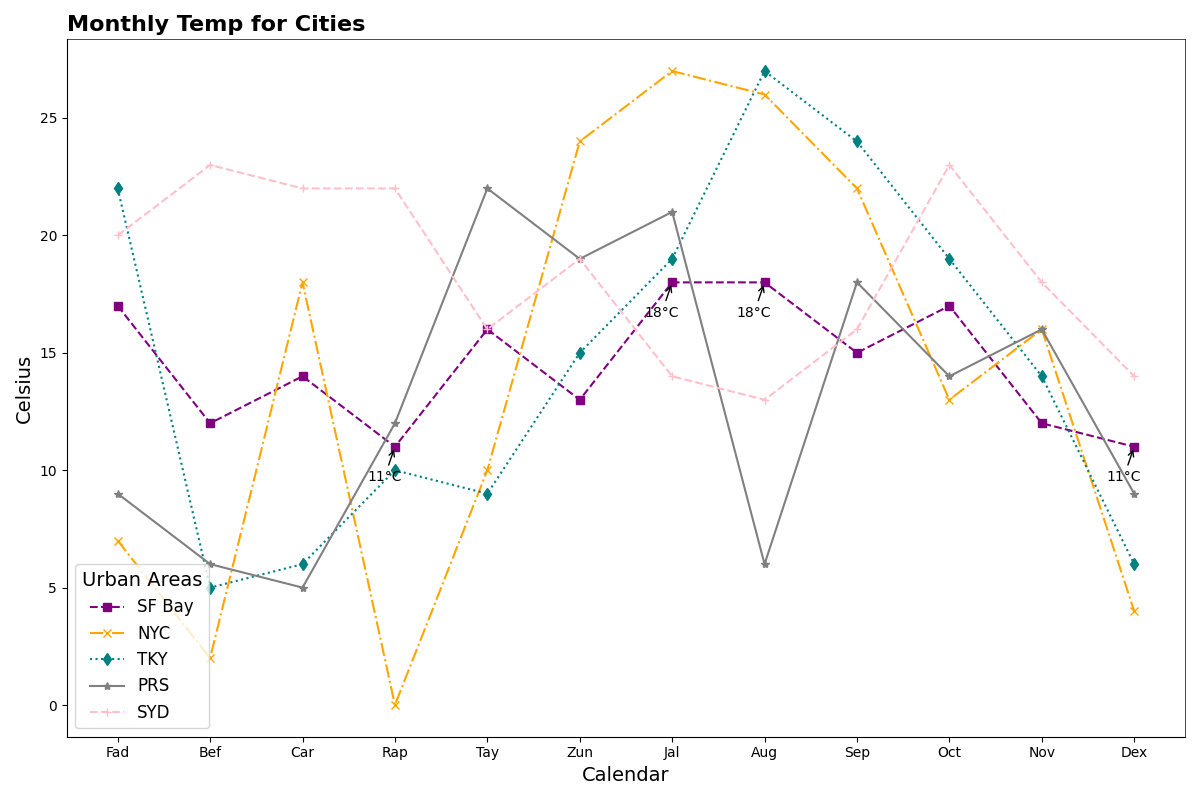

This figure's Python source:
import matplotlib.pyplot as plt
import numpy as np

months = np.array([
    'Fad', 'Bef', 'Car', 'Rap', 'Tay', 'Zun', 
    'Jal', 'Aug', 'Sep', 'Oct', 'Nov', 'Dex'
])

san_francisco_temps = np.array([17, 12, 14, 11, 16, 13, 18, 18, 15, 17, 12, 11])
new_york_temps = np.array([7, 2, 18, 0, 10, 24, 27, 26, 22, 13, 16, 4])
tokyo_temps = np.array([22, 5, 6, 10, 9, 15, 19, 27, 24, 19, 14, 6])
paris_temps = np.array([9, 6, 5, 12, 22, 19, 21, 6, 18, 14, 16, 9])
sydney_temps = np.array([20, 23, 22, 22, 16, 19, 14, 13, 16, 23, 18, 14])

fig, ax = plt.subplots(figsize=(12, 8))

ax.plot(months, san_francisco_temps, label='SF Bay', color='purple', marker='s', linestyle='--')
ax.plot(months, new_york_temps, label='NYC', color='orange', marker='x', linestyle='-.')
ax.plot(months, tokyo_temps, label='TKY', color='teal', marker='d', linestyle=':')
ax.plot(months, paris_temps, label='PRS', color='grey', marker='*', linestyle='-')
ax.plot(months, sydney_temps, label='SYD', color='pink', marker='+', linestyle='--')

ax.set_title('Monthly Temp for Cities', fontsize=16, fontweight='bold', loc='left')
ax.set_xlabel('Calendar', fontsize=14)
ax.set_ylabel('Celsius', fontsize=14)

ax.legend(title='Urban Areas', fontsize=12, title_fontsize=14, loc='lower left')
ax.grid(False)

# Keeping the same annotations as originally specified, no random change applied here.
for (month, temp_san_francisco) in zip(months, san_francisco_temps):
    if temp_san_francisco in [11, 18]:
        ax.annotate(f'{temp_san_francisco}°C', xy=(month, temp_san_francisco), xytext=(-20, -25), 
                    textcoords='offset points', arrowprops=dict(arrowstyle='->', lw=1))

ax.spines['top'].set_linewidth(0.5)
ax.spines['right'].set_linewidth(0.5)

plt.tight_layout()
plt.show()
